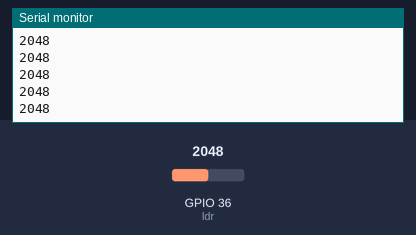
Simulated run of this sketch. Board: ESP32. Parts: the last lines printed to the serial monitor. The inputs (shaded band) are chosen by the test bench; at power-on: GPIO 36 (ldr) = 2048.

Above: at 1.4 s.
1.5 s: GPIO 36 (ldr) set to 2866
At 1.52 s:
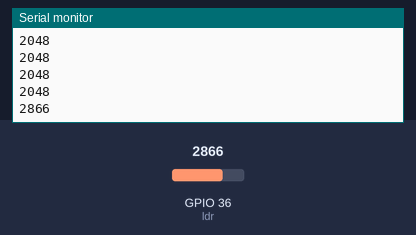
3.0 s: GPIO 36 (ldr) set to 3603
At 3.03 s:
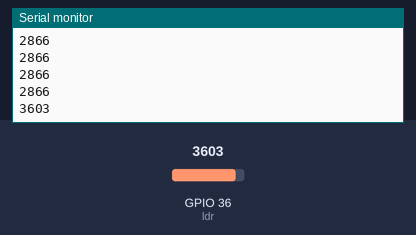
Timing chart, 0 to 6.0 s (numbered marks = the images above; inputs shaded):
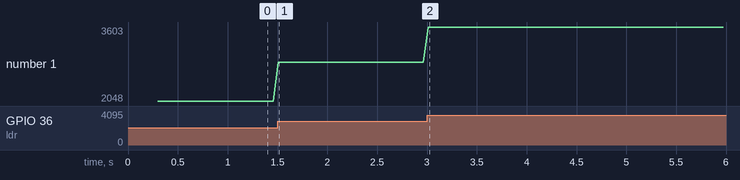

The sketch:

Arduino_ESP32_LDR.ino
```cpp
/***********************************************************************
 * Project      :     Arduino_ESP32_LDR
 * Description  :     LDR Testing
 * Author       :     Tenergy Innovation Co., Ltd.
 * Date         :     14 Nov 2018
 * Revision     :     1.0
 * Rev1.0       :     Original
 * Facebook     :     https://www.facebook.com/tenergy.innovation
 * Email        :     tenergy.innovation@gmail.com
 * TEL          :     +6689-140-7205
 ***********************************************************************/

/**************************************/
/*            GPIO define             */
/**************************************/
#define  ldr  36 //analog pin to which LDR is connected

/**************************************/
/*       Global variable define       */
/**************************************/
int ldr_value = 0; //variable to store LDR values

 /***********************************************************************
 * FUNCTION:    setup
 * DESCRIPTION: setup process
 * PARAMETERS:  nothing
 * RETURNED:    nothing
 ***********************************************************************/
void setup()
{
  Serial.begin(9600); //start te serial monitor
  Serial.println("************************************************");
  Serial.println("Project      :  Arduino_ESP32_LDR");
  Serial.println("Author       :  Tenergy Innovation Co., Ltd.");
  Serial.println("Date         :  14 Nov 2018");
  Serial.println("Facebook     :  https://www.facebook.com/tenergy.innovation");
  Serial.println("Email        :  tenergy.innovation@gmail.com");
  Serial.println("TEL          :  +6689-140-7205");
  Serial.println("************************************************");
}

/***********************************************************************
 * FUNCTION:    loop
 * DESCRIPTION: loop process
 * PARAMETERS:  nothing
 * RETURNED:    nothing
 ***********************************************************************/
void loop()
{
ldr_value = analogRead(ldr); //reads the LDR values
Serial.println(ldr_value); //prints the LDR values to serial monitor
delay(50); //wait
}
```

Measured:
- after the input at 1.5 s, the serial monitor: prints a new line at once (image 1)
- after the input at 3.0 s, the serial monitor: prints a new line at once (image 2)
- plotted number 1: 2048 → 2866 after the input at 1.5 s, 2866 → 3603 after the input at 3.0 s
